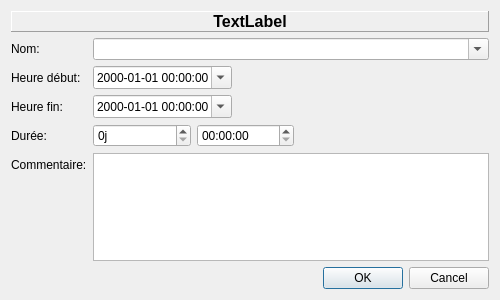
<?xml version="1.0" encoding="UTF-8"?>
<ui version="4.0">
 <author>Ph. Poilbarbe</author>
 <class>SpecifyRange</class>
 <widget class="QDialog" name="SpecifyRange">
  <property name="geometry">
   <rect>
    <x>0</x>
    <y>0</y>
    <width>500</width>
    <height>300</height>
   </rect>
  </property>
  <property name="minimumSize">
   <size>
    <width>500</width>
    <height>300</height>
   </size>
  </property>
  <property name="windowTitle">
   <string>Dialog</string>
  </property>
  <layout class="QVBoxLayout" name="layoutDialog">
   <item>
    <widget class="QLabel" name="lblTitle">
     <property name="font">
      <font>
       <pointsize>12</pointsize>
       <weight>75</weight>
       <bold>true</bold>
      </font>
     </property>
     <property name="frameShape">
      <enum>QFrame::Panel</enum>
     </property>
     <property name="frameShadow">
      <enum>QFrame::Raised</enum>
     </property>
     <property name="text">
      <string>TextLabel</string>
     </property>
     <property name="textFormat">
      <enum>Qt::PlainText</enum>
     </property>
     <property name="alignment">
      <set>Qt::AlignCenter</set>
     </property>
    </widget>
   </item>
   <item>
    <layout class="QFormLayout" name="layoutInput">
     <item row="0" column="0">
      <widget class="QLabel" name="lblName">
       <property name="text">
        <string>Nom:</string>
       </property>
      </widget>
     </item>
     <item row="1" column="0">
      <widget class="QLabel" name="lblStart">
       <property name="text">
        <string>Heure début:</string>
       </property>
      </widget>
     </item>
     <item row="1" column="1">
      <layout class="QHBoxLayout" name="layoutStart">
       <property name="topMargin">
        <number>0</number>
       </property>
       <item>
        <widget class="QDateTimeEdit" name="dteStart">
         <property name="currentSection">
          <enum>QDateTimeEdit::YearSection</enum>
         </property>
         <property name="displayFormat">
          <string>yyyy-MM-dd HH:mm:ss</string>
         </property>
         <property name="calendarPopup">
          <bool>true</bool>
         </property>
        </widget>
       </item>
       <item>
        <spacer name="horizontalSpacer_2">
         <property name="orientation">
          <enum>Qt::Horizontal</enum>
         </property>
         <property name="sizeHint" stdset="0">
          <size>
           <width>40</width>
           <height>20</height>
          </size>
         </property>
        </spacer>
       </item>
      </layout>
     </item>
     <item row="2" column="0">
      <widget class="QLabel" name="lblEnd">
       <property name="text">
        <string>Heure fin:</string>
       </property>
      </widget>
     </item>
     <item row="2" column="1">
      <layout class="QHBoxLayout" name="layoutEnd">
       <item>
        <widget class="QDateTimeEdit" name="dteEnd">
         <property name="currentSection">
          <enum>QDateTimeEdit::YearSection</enum>
         </property>
         <property name="displayFormat">
          <string>yyyy-MM-dd HH:mm:ss</string>
         </property>
         <property name="calendarPopup">
          <bool>true</bool>
         </property>
        </widget>
       </item>
       <item>
        <widget class="QLabel" name="lblEndWarning">
         <property name="maximumSize">
          <size>
           <width>24</width>
           <height>24</height>
          </size>
         </property>
         <property name="toolTip">
          <string>Date/heure de fin incorrecte</string>
         </property>
         <property name="pixmap">
          <pixmap resource="resources.qrc">:/images/icons/32x32/info_warning.png</pixmap>
         </property>
         <property name="scaledContents">
          <bool>true</bool>
         </property>
        </widget>
       </item>
       <item>
        <spacer name="horizontalSpacer_3">
         <property name="orientation">
          <enum>Qt::Horizontal</enum>
         </property>
         <property name="sizeHint" stdset="0">
          <size>
           <width>40</width>
           <height>20</height>
          </size>
         </property>
        </spacer>
       </item>
      </layout>
     </item>
     <item row="3" column="0">
      <widget class="QLabel" name="lblDuration">
       <property name="text">
        <string>Durée:</string>
       </property>
      </widget>
     </item>
     <item row="3" column="1">
      <layout class="QHBoxLayout" name="layoutDuration" stretch="1,1,2">
       <item>
        <widget class="QSpinBox" name="sbDayDuration">
         <property name="toolTip">
          <string>Nombre de jours de 24h (max=10)</string>
         </property>
         <property name="suffix">
          <string>j</string>
         </property>
         <property name="maximum">
          <number>10</number>
         </property>
        </widget>
       </item>
       <item>
        <widget class="QTimeEdit" name="timeDuration">
         <property name="displayFormat">
          <string>HH:mm:ss</string>
         </property>
        </widget>
       </item>
       <item>
        <spacer name="horizontalSpacer">
         <property name="orientation">
          <enum>Qt::Horizontal</enum>
         </property>
         <property name="sizeHint" stdset="0">
          <size>
           <width>40</width>
           <height>20</height>
          </size>
         </property>
        </spacer>
       </item>
      </layout>
     </item>
     <item row="4" column="0">
      <widget class="QLabel" name="lblComment">
       <property name="text">
        <string>Commentaire:</string>
       </property>
      </widget>
     </item>
     <item row="4" column="1">
      <widget class="QPlainTextEdit" name="edtComment"/>
     </item>
     <item row="0" column="1">
      <widget class="QComboBox" name="cbbName">
       <property name="toolTip">
        <string>Nom de l'activité à créer/mettre à jour</string>
       </property>
       <property name="editable">
        <bool>true</bool>
       </property>
      </widget>
     </item>
    </layout>
   </item>
   <item>
    <spacer name="verticalSpacer">
     <property name="orientation">
      <enum>Qt::Vertical</enum>
     </property>
     <property name="sizeHint" stdset="0">
      <size>
       <width>20</width>
       <height>40</height>
      </size>
     </property>
    </spacer>
   </item>
   <item>
    <widget class="QDialogButtonBox" name="buttonBox">
     <property name="orientation">
      <enum>Qt::Horizontal</enum>
     </property>
     <property name="standardButtons">
      <set>QDialogButtonBox::Cancel|QDialogButtonBox::Ok</set>
     </property>
    </widget>
   </item>
  </layout>
 </widget>
 <tabstops>
  <tabstop>sbDayDuration</tabstop>
  <tabstop>timeDuration</tabstop>
  <tabstop>edtComment</tabstop>
 </tabstops>
 <resources>
  <include location="resources.qrc"/>
 </resources>
 <connections>
  <connection>
   <sender>buttonBox</sender>
   <signal>accepted()</signal>
   <receiver>SpecifyRange</receiver>
   <slot>accept()</slot>
   <hints>
    <hint type="sourcelabel">
     <x>248</x>
     <y>254</y>
    </hint>
    <hint type="destinationlabel">
     <x>157</x>
     <y>274</y>
    </hint>
   </hints>
  </connection>
  <connection>
   <sender>buttonBox</sender>
   <signal>rejected()</signal>
   <receiver>SpecifyRange</receiver>
   <slot>reject()</slot>
   <hints>
    <hint type="sourcelabel">
     <x>316</x>
     <y>260</y>
    </hint>
    <hint type="destinationlabel">
     <x>286</x>
     <y>274</y>
    </hint>
   </hints>
  </connection>
 </connections>
</ui>
